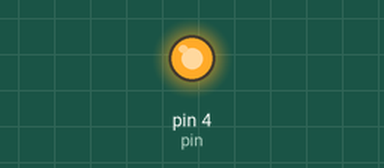
This sketch was run on a simulated Arduino Uno, built with avr-gcc and run on an emulated ATmega328P. Shown: output pins drawn as LEDs (lit = HIGH).

Above: at 1.5 s.
At 4.5 s:
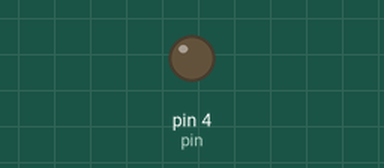
Timing chart, 0 to 7.8 s (numbered marks = the images above):
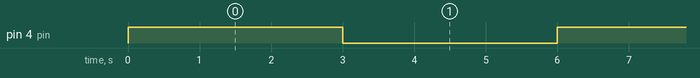

Measured:
- by itself, pin 4 (pin): alternates HIGH for 3.0 s and LOW for 3.0 s

The sketch:

simple_laser_test.ino
```cpp
const int pin = 4;

void setup() {
    // put your setup code here, to run once:
    pinMode(pin, OUTPUT);
}

void loop() {
    // put your main code here, to run repeatedly:
    digitalWrite(pin, HIGH);
    delay(3000);
    digitalWrite(pin, LOW);
    delay(3000);
}
```
